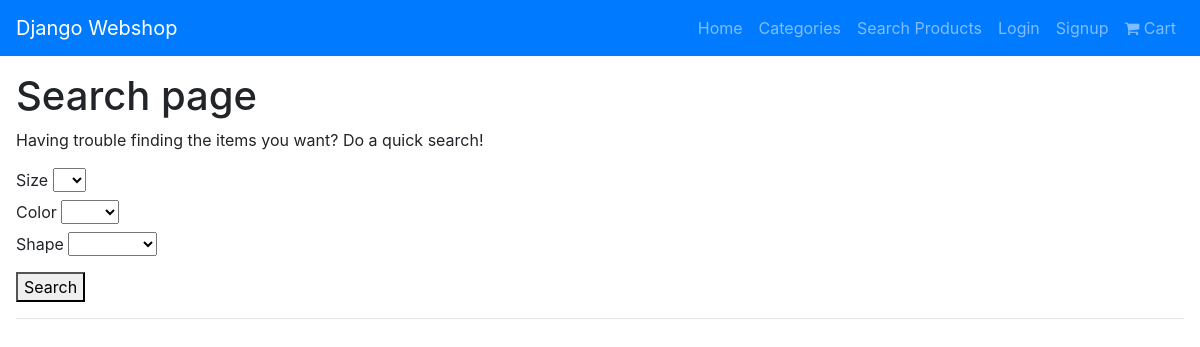
Page /shop/search/ on the committed database.
### shop/models.py (models this page shows, shortened)
class ProductAttributeOption(models.Model):
    attribute = models.CharField(max_length=180)

### shop/views.py (the view, shortened to what this page needs)
# urls.py: path('search/', views.search, name='search'),
def search(req):
    attributes_values_used = ProductAttribute.objects.values('attribute', 'value').distinct()
    attributes_used = ProductAttribute.objects.values_list('attribute', flat=True).distinct()
    attributes = ProductAttributeOption.objects.all().filter(id__in=attributes_used)
    context = {
        'values': attributes_values_used,
        'attributes': attributes
    }
    return render(req, 'pages/products/search.html', context)

### shop/templates/pages/products/search.html (shortened to what this page needs)
{% extends '_base.html' %}
{% block content %}
    <div class="m-3">
        <h1>Search page</h1>
        <p>Having trouble finding the items you want? Do a quick search!</p>
        <form action="{% url 'shop:search' %}" method="POST">
            {% for attribute in attributes %}
            <div class="input-pair">
                <label for="{{ attribute.attribute }}">{{ attribute.attribute }}</label>
                    <select id="{{ attribute.attribute }}" name="{{ attribute.id }}">
                        <option></option>
                    {% for value in values %}
                        {% if value.attribute == attribute.id %}
                            <option value="{{ value.value }}">{{ value.value }}</option>
                        {% endif %}
                    {% endfor %}
                    </select>
            </div>
            {% endfor %}
            <div class="mt-2">
            <button>Search</button>
            </div>
        </form>
        <hr />
    </div>
{% endblock %}

### rows in the picture
ProductAttributeOption: attribute "Size"
ProductAttributeOption: attribute "Color"
ProductAttributeOption: attribute "Shape"
